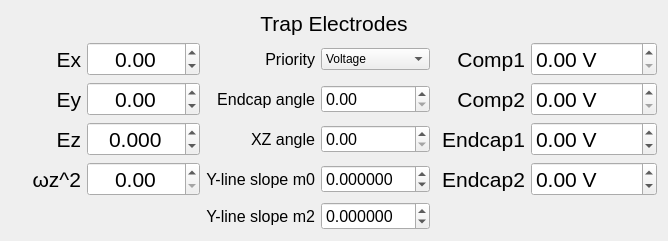
<?xml version="1.0" encoding="UTF-8"?>
<ui version="4.0">
 <class>Form</class>
 <widget class="QWidget" name="Form">
  <property name="geometry">
   <rect>
    <x>0</x>
    <y>0</y>
    <width>668</width>
    <height>234</height>
   </rect>
  </property>
  <property name="sizePolicy">
   <sizepolicy hsizetype="Preferred" vsizetype="Fixed">
    <horstretch>0</horstretch>
    <verstretch>0</verstretch>
   </sizepolicy>
  </property>
  <property name="windowTitle">
   <string>Form</string>
  </property>
  <layout class="QGridLayout" name="gridLayout">
   <item row="5" column="0">
    <widget class="QLabel" name="label_Ez">
     <property name="maximumSize">
      <size>
       <width>70</width>
       <height>16777215</height>
      </size>
     </property>
     <property name="font">
      <font>
       <pointsize>16</pointsize>
      </font>
     </property>
     <property name="text">
      <string>Ez</string>
     </property>
     <property name="alignment">
      <set>Qt::AlignRight|Qt::AlignTrailing|Qt::AlignVCenter</set>
     </property>
    </widget>
   </item>
   <item row="3" column="5">
    <widget class="QDoubleSpinBox" name="comp2">
     <property name="font">
      <font>
       <pointsize>16</pointsize>
      </font>
     </property>
     <property name="keyboardTracking">
      <bool>false</bool>
     </property>
     <property name="suffix">
      <string> V</string>
     </property>
     <property name="maximum">
      <double>2000.000000000000000</double>
     </property>
    </widget>
   </item>
   <item row="7" column="0">
    <widget class="QLabel" name="label">
     <property name="maximumSize">
      <size>
       <width>70</width>
       <height>16777215</height>
      </size>
     </property>
     <property name="font">
      <font>
       <pointsize>16</pointsize>
      </font>
     </property>
     <property name="text">
      <string>ωz^2</string>
     </property>
     <property name="alignment">
      <set>Qt::AlignRight|Qt::AlignTrailing|Qt::AlignVCenter</set>
     </property>
    </widget>
   </item>
   <item row="1" column="4">
    <widget class="QLabel" name="label_6">
     <property name="font">
      <font>
       <pointsize>16</pointsize>
      </font>
     </property>
     <property name="text">
      <string>Comp1</string>
     </property>
     <property name="alignment">
      <set>Qt::AlignRight|Qt::AlignTrailing|Qt::AlignVCenter</set>
     </property>
    </widget>
   </item>
   <item row="3" column="4">
    <widget class="QLabel" name="label_7">
     <property name="font">
      <font>
       <pointsize>16</pointsize>
      </font>
     </property>
     <property name="text">
      <string>Comp2</string>
     </property>
     <property name="alignment">
      <set>Qt::AlignRight|Qt::AlignTrailing|Qt::AlignVCenter</set>
     </property>
    </widget>
   </item>
   <item row="3" column="1">
    <widget class="QDoubleSpinBox" name="Ey">
     <property name="font">
      <font>
       <pointsize>16</pointsize>
      </font>
     </property>
     <property name="alignment">
      <set>Qt::AlignCenter</set>
     </property>
     <property name="keyboardTracking">
      <bool>false</bool>
     </property>
     <property name="minimum">
      <double>-2000.000000000000000</double>
     </property>
     <property name="maximum">
      <double>2000.000000000000000</double>
     </property>
    </widget>
   </item>
   <item row="5" column="2">
    <widget class="QLabel" name="label_2">
     <property name="font">
      <font>
       <pointsize>12</pointsize>
      </font>
     </property>
     <property name="text">
      <string>XZ angle</string>
     </property>
     <property name="alignment">
      <set>Qt::AlignRight|Qt::AlignTrailing|Qt::AlignVCenter</set>
     </property>
    </widget>
   </item>
   <item row="1" column="5">
    <widget class="QDoubleSpinBox" name="comp1">
     <property name="font">
      <font>
       <pointsize>16</pointsize>
      </font>
     </property>
     <property name="keyboardTracking">
      <bool>false</bool>
     </property>
     <property name="suffix">
      <string> V</string>
     </property>
     <property name="maximum">
      <double>2000.000000000000000</double>
     </property>
    </widget>
   </item>
   <item row="7" column="1">
    <widget class="QDoubleSpinBox" name="w_z_sq">
     <property name="font">
      <font>
       <pointsize>16</pointsize>
      </font>
     </property>
     <property name="alignment">
      <set>Qt::AlignCenter</set>
     </property>
     <property name="keyboardTracking">
      <bool>false</bool>
     </property>
     <property name="maximum">
      <double>1000.000000000000000</double>
     </property>
     <property name="singleStep">
      <double>0.010000000000000</double>
     </property>
    </widget>
   </item>
   <item row="5" column="1">
    <widget class="QDoubleSpinBox" name="Ez">
     <property name="font">
      <font>
       <pointsize>16</pointsize>
      </font>
     </property>
     <property name="alignment">
      <set>Qt::AlignCenter</set>
     </property>
     <property name="keyboardTracking">
      <bool>false</bool>
     </property>
     <property name="decimals">
      <number>3</number>
     </property>
     <property name="minimum">
      <double>-40.000000000000000</double>
     </property>
     <property name="maximum">
      <double>40.000000000000000</double>
     </property>
     <property name="singleStep">
      <double>0.010000000000000</double>
     </property>
    </widget>
   </item>
   <item row="1" column="0">
    <widget class="QLabel" name="label_Ex">
     <property name="maximumSize">
      <size>
       <width>70</width>
       <height>16777215</height>
      </size>
     </property>
     <property name="font">
      <font>
       <pointsize>16</pointsize>
      </font>
     </property>
     <property name="text">
      <string>Ex</string>
     </property>
     <property name="alignment">
      <set>Qt::AlignRight|Qt::AlignTrailing|Qt::AlignVCenter</set>
     </property>
    </widget>
   </item>
   <item row="1" column="3">
    <widget class="QComboBox" name="combo">
     <item>
      <property name="text">
       <string>Voltage</string>
      </property>
     </item>
     <item>
      <property name="text">
       <string>Fields</string>
      </property>
     </item>
    </widget>
   </item>
   <item row="3" column="0">
    <widget class="QLabel" name="label_Ey">
     <property name="maximumSize">
      <size>
       <width>70</width>
       <height>16777215</height>
      </size>
     </property>
     <property name="font">
      <font>
       <pointsize>16</pointsize>
      </font>
     </property>
     <property name="text">
      <string>Ey</string>
     </property>
     <property name="alignment">
      <set>Qt::AlignRight|Qt::AlignTrailing|Qt::AlignVCenter</set>
     </property>
    </widget>
   </item>
   <item row="1" column="1">
    <widget class="QDoubleSpinBox" name="Ex">
     <property name="font">
      <font>
       <pointsize>16</pointsize>
      </font>
     </property>
     <property name="alignment">
      <set>Qt::AlignCenter</set>
     </property>
     <property name="keyboardTracking">
      <bool>false</bool>
     </property>
     <property name="minimum">
      <double>-2000.000000000000000</double>
     </property>
     <property name="maximum">
      <double>2000.000000000000000</double>
     </property>
    </widget>
   </item>
   <item row="5" column="5">
    <widget class="QDoubleSpinBox" name="endcap1">
     <property name="font">
      <font>
       <pointsize>16</pointsize>
      </font>
     </property>
     <property name="keyboardTracking">
      <bool>false</bool>
     </property>
     <property name="suffix">
      <string> V</string>
     </property>
     <property name="minimum">
      <double>-40.000000000000000</double>
     </property>
     <property name="maximum">
      <double>40.000000000000000</double>
     </property>
     <property name="singleStep">
      <double>0.010000000000000</double>
     </property>
    </widget>
   </item>
   <item row="7" column="4">
    <widget class="QLabel" name="label_9">
     <property name="font">
      <font>
       <pointsize>16</pointsize>
      </font>
     </property>
     <property name="text">
      <string>Endcap2</string>
     </property>
     <property name="alignment">
      <set>Qt::AlignRight|Qt::AlignTrailing|Qt::AlignVCenter</set>
     </property>
    </widget>
   </item>
   <item row="5" column="4">
    <widget class="QLabel" name="label_8">
     <property name="font">
      <font>
       <pointsize>16</pointsize>
      </font>
     </property>
     <property name="text">
      <string>Endcap1</string>
     </property>
     <property name="alignment">
      <set>Qt::AlignRight|Qt::AlignTrailing|Qt::AlignVCenter</set>
     </property>
    </widget>
   </item>
   <item row="1" column="2">
    <widget class="QLabel" name="label_11">
     <property name="font">
      <font>
       <pointsize>12</pointsize>
      </font>
     </property>
     <property name="text">
      <string>Priority</string>
     </property>
     <property name="alignment">
      <set>Qt::AlignRight|Qt::AlignTrailing|Qt::AlignVCenter</set>
     </property>
    </widget>
   </item>
   <item row="7" column="2">
    <widget class="QLabel" name="label_5">
     <property name="font">
      <font>
       <pointsize>12</pointsize>
      </font>
     </property>
     <property name="text">
      <string>Y-line slope m0</string>
     </property>
     <property name="alignment">
      <set>Qt::AlignRight|Qt::AlignTrailing|Qt::AlignVCenter</set>
     </property>
    </widget>
   </item>
   <item row="7" column="5">
    <widget class="QDoubleSpinBox" name="endcap2">
     <property name="font">
      <font>
       <pointsize>16</pointsize>
      </font>
     </property>
     <property name="keyboardTracking">
      <bool>false</bool>
     </property>
     <property name="suffix">
      <string> V</string>
     </property>
     <property name="minimum">
      <double>-40.000000000000000</double>
     </property>
     <property name="maximum">
      <double>40.000000000000000</double>
     </property>
     <property name="singleStep">
      <double>0.010000000000000</double>
     </property>
    </widget>
   </item>
   <item row="0" column="0" colspan="6">
    <widget class="QLabel" name="label_10">
     <property name="font">
      <font>
       <pointsize>16</pointsize>
      </font>
     </property>
     <property name="text">
      <string>Trap Electrodes</string>
     </property>
     <property name="alignment">
      <set>Qt::AlignCenter</set>
     </property>
    </widget>
   </item>
   <item row="7" column="3">
    <widget class="QDoubleSpinBox" name="m0">
     <property name="font">
      <font>
       <pointsize>12</pointsize>
      </font>
     </property>
     <property name="keyboardTracking">
      <bool>false</bool>
     </property>
     <property name="decimals">
      <number>6</number>
     </property>
     <property name="minimum">
      <double>-10.000000000000000</double>
     </property>
     <property name="maximum">
      <double>10.000000000000000</double>
     </property>
     <property name="singleStep">
      <double>0.000010000000000</double>
     </property>
    </widget>
   </item>
   <item row="8" column="3">
    <widget class="QDoubleSpinBox" name="m2">
     <property name="font">
      <font>
       <pointsize>12</pointsize>
      </font>
     </property>
     <property name="keyboardTracking">
      <bool>false</bool>
     </property>
     <property name="decimals">
      <number>6</number>
     </property>
     <property name="minimum">
      <double>-10.000000000000000</double>
     </property>
     <property name="maximum">
      <double>10.000000000000000</double>
     </property>
     <property name="singleStep">
      <double>0.000010000000000</double>
     </property>
    </widget>
   </item>
   <item row="8" column="2">
    <widget class="QLabel" name="label_4">
     <property name="font">
      <font>
       <pointsize>12</pointsize>
      </font>
     </property>
     <property name="text">
      <string>Y-line slope m2</string>
     </property>
     <property name="alignment">
      <set>Qt::AlignRight|Qt::AlignTrailing|Qt::AlignVCenter</set>
     </property>
    </widget>
   </item>
   <item row="3" column="3">
    <widget class="QDoubleSpinBox" name="endcap_angle">
     <property name="font">
      <font>
       <pointsize>12</pointsize>
      </font>
     </property>
     <property name="keyboardTracking">
      <bool>false</bool>
     </property>
     <property name="maximum">
      <double>90.000000000000000</double>
     </property>
     <property name="singleStep">
      <double>0.010000000000000</double>
     </property>
    </widget>
   </item>
   <item row="3" column="2">
    <widget class="QLabel" name="label_3">
     <property name="font">
      <font>
       <pointsize>12</pointsize>
      </font>
     </property>
     <property name="text">
      <string>Endcap angle</string>
     </property>
     <property name="alignment">
      <set>Qt::AlignRight|Qt::AlignTrailing|Qt::AlignVCenter</set>
     </property>
    </widget>
   </item>
   <item row="5" column="3">
    <widget class="QDoubleSpinBox" name="xz_angle">
     <property name="font">
      <font>
       <pointsize>12</pointsize>
      </font>
     </property>
     <property name="keyboardTracking">
      <bool>false</bool>
     </property>
     <property name="maximum">
      <double>90.000000000000000</double>
     </property>
     <property name="singleStep">
      <double>0.010000000000000</double>
     </property>
    </widget>
   </item>
  </layout>
 </widget>
 <resources/>
 <connections/>
</ui>
